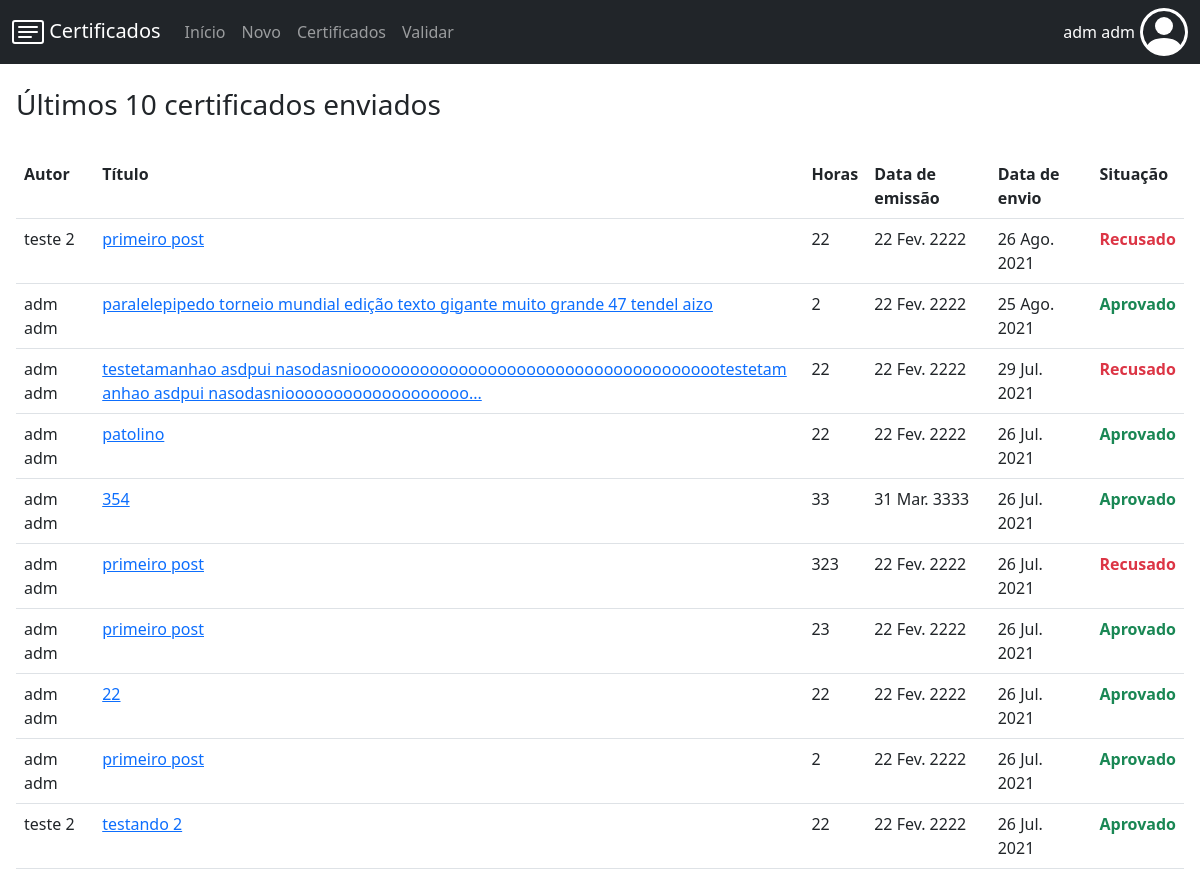
/certificados/ (signed in), run on the app's committed database.
### certificados/models.py (models this page shows)
class Certificado(models.Model):
    horas = models.IntegerField()
    titulo = models.CharField(max_length=150)
    data_emissao = models.DateTimeField()
    data_envio = models.DateTimeField(default=timezone.now)
    situacao = models.SmallIntegerField(default = 2)
    imagem = models.ImageField(upload_to = 'certificados/', default = "certificados/padrao.png")
    usuario = models.ForeignKey('auth.User', on_delete=models.CASCADE)
    categoria = models.ForeignKey('Categoria', on_delete=models.CASCADE)
    def __str__(self):
        return self.titulo + " (" + str(self.id) + ")"
    def tamanho_titulo(self):
        t = len(self.titulo)
        if t <= 120:
            return self.titulo[0:120]
        else:
            return self.titulo[0:117] + "..."
    def tamanho_autor(self):
        a = len(self.usuario.first_name + " " + self.usuario.last_name)
        if a <= 100:
            return (self.usuario.first_name + " " + self.usuario.last_name)[0:100]
        else:
            return (self.usuario.first_name + " " + self.usuario.last_name)[0:97] + "..."

### certificados/views.py (the view)
# urls.py: path('', views.index, name='index'),
def index(request):
    if request.user.is_authenticated:
        if request.user.is_superuser:
            lista_certificados = Certificado.objects.order_by("-data_envio")[0:10]
        else:
            lista_certificados = Certificado.objects.filter(usuario=request.user).order_by("-data_envio")[0:10]
        situacao = ["Aprovado", "Pendente", "Recusado", "Erro"]
        contexto = {'lista_certificados': lista_certificados, 'situacao':situacao}
        return render(request, 'certificados/index.html', contexto)
    else:
        return HttpResponseRedirect("/certificados/login/")

### certificados/templates/certificados/index.html
{% extends 'certificados/base.html' %}
{% block conteudo%}
    {% if lista_certificados %}
    <h3>Últimos 10 certificados enviados</h3>
        <table class="table" style="margin-top: 32px;">
            <tr>
                <th> Autor </th>
                <th> Título </th>
                <th class="form-horas"> Horas </th>
                <th class="form-data-emissao"> Data de emissão </th>
                <th> Data de envio </th>
                <th class="form-situacao"> Situação </th>
            </tr>
        {% for p in lista_certificados %}
            <tr id="tabela_{{p}}" style="display: normal;" class="elementos_tabela">
                <td class="break-word">{{p.tamanho_autor}}</td>
                <td class="break-all" id="titulo_tabela_{{p}}"><a href="/certificados/{{ p.id }}">{{p.tamanho_titulo}}</a></td>
                <td class="form-horas"> {{p.horas}} </td>
                <td class="form-data-emissao"> {{p.data_emissao|date:'d M. Y'}} </td>
                <td> {{p.data_envio|date:'d M. Y'}} </td>
                {% if p.situacao == 1 %}
                    <td class="form-situacao"><span id="situacao_{{p}}" class="fw-bold situacao_aprovado"> {{situacao.0}} </span></td>
                {% elif p.situacao == 2 %}
                    <td class="form-situacao"><span id="situacao_{{p}}" class="fw-bold situacao_pendente"> {{situacao.1}} </span></td>
                {% elif p.situacao == 3 %}
                    <td class="form-situacao"><span id="situacao_{{p}}" class="fw-bold situacao_recusado"> {{situacao.2}} </span></td>
                {% else %}
                    <td class="form-situacao"><span id="situacao_{{p}}" class="fw-bold situacao_erro"> {{situacao.3}} </span></td>
                {% endif %}
            </tr>
        {% endfor %}
        </table>
    {% else %}
        <p>Nenhum certificado cadastrado.</p>
    {% endif %}
{% endblock %}

### certificados/templates/certificados/base.html (shortened to what this page needs)
{% load static %}
<!DOCTYPE html>
<html lang="pt-br">
<head>
    <link href="https://cdn.jsdelivr.net/npm/bootstrap@5.0.2/dist/css/bootstrap.min.css" rel="stylesheet">
    <link rel="stylesheet" href="{% static 'certificados/css.css'%}">
</head>
<body>
    <nav class="navbar navbar-expand-lg navbar-dark bg-dark mb-4">
        <div class="container-fluid">
            <a class="navbar-brand" href="/certificados/">
                Certificados
            </a>
            <div class="collapse navbar-collapse" id="navbarSupportedContent">
                <ul class="navbar-nav me-auto mb-2 mb-lg-0">
                    <li class="nav-item">
                        <a class="nav-link" aria-current="page" href="/certificados/">Início</a>
                    </li>
                    <li class="nav-item">
                        <a class="nav-link" href="/certificados/novo_certificado">Novo</a>
                    </li>
                    <li class="nav-item">
                        <a class="nav-link" href="/certificados/todos">Certificados</a>
                    </li>
                    <li class="nav-item">
                        <a class="nav-link" href="/certificados/validar">Validar</a>
                    </li>
                </ul>
            </div>
            {% if user.is_authenticated %}
                <div style="display: none"><span id="nome_usuario">{{ user.first_name }}</span> <span id="sobrenome_usuario">{{ user.last_name }}</span></div>
                <div class="text-white nome-usuario">
                    <div id="nome_user"></div>
                </div>
            {% endif %}
            <div class="nav-item dropdown foto-perfil">
            </div>
        </div>
    </nav>
    <div class="px-sm-3">
        {% block conteudo %}
        {% endblock %}
    </div>
</body>
</html>

### certificados/static/certificados/css.css (style rules this page uses)
.situacao_aprovado { color: #198754; }
.situacao_recusado { color: #dc3545; }
.break-all { word-break: break-all; }
.break-word { word-wrap: break-word; }
.nome-usuario { margin: 0 5px 0 0; }
.foto-perfil { display: block; }

### data on the page
Certificado: tamanho_autor "teste 2", tamanho_titulo "primeiro post", horas "22", data_emissao "22 Fev. 2222", data_envio "26 Ago. 2021", situacao "Recusado"
Certificado: tamanho_autor "adm adm", tamanho_titulo "paralelepipedo torneio mundial edição texto gigante muito grande 47 tendel aizo", horas "2", data_emissao "22 Fev. 2222", data_envio "25 Ago. 2021", situacao "Aprovado"
Certificado: tamanho_autor "adm adm", tamanho_titulo "testetamanhao asdpui nasodasniooooooooooooooooooooooooooooooooooooootestetamanhao asdpui nasodasniooooooooooooooooooo...", horas "22", data_emissao "22 Fev. 2222", data_envio "29 Jul. 2021", situacao "Recusado"
Certificado: tamanho_autor "adm adm", tamanho_titulo "patolino", horas "22", data_emissao "22 Fev. 2222", data_envio "26 Jul. 2021", situacao "Aprovado"
Certificado: tamanho_autor "adm adm", tamanho_titulo "354", horas "33", data_emissao "31 Mar. 3333", data_envio "26 Jul. 2021", situacao "Aprovado"
Certificado: tamanho_autor "adm adm", tamanho_titulo "primeiro post", horas "323", data_emissao "22 Fev. 2222", data_envio "26 Jul. 2021", situacao "Recusado"
Certificado: tamanho_autor "adm adm", tamanho_titulo "primeiro post", horas "23", data_emissao "22 Fev. 2222", data_envio "26 Jul. 2021", situacao "Aprovado"
Certificado: tamanho_autor "adm adm", tamanho_titulo "22", horas "22", data_emissao "22 Fev. 2222", data_envio "26 Jul. 2021", situacao "Aprovado"
Certificado: tamanho_autor "adm adm", tamanho_titulo "primeiro post", horas "2", data_emissao "22 Fev. 2222", data_envio "26 Jul. 2021", situacao "Aprovado"
Certificado: tamanho_autor "teste 2", tamanho_titulo "testando 2", horas "22", data_emissao "22 Fev. 2222", data_envio "26 Jul. 2021", situacao "Aprovado"

### other printed values
{{ user.first_name }} "adm"
{{ user.last_name }} "adm"
